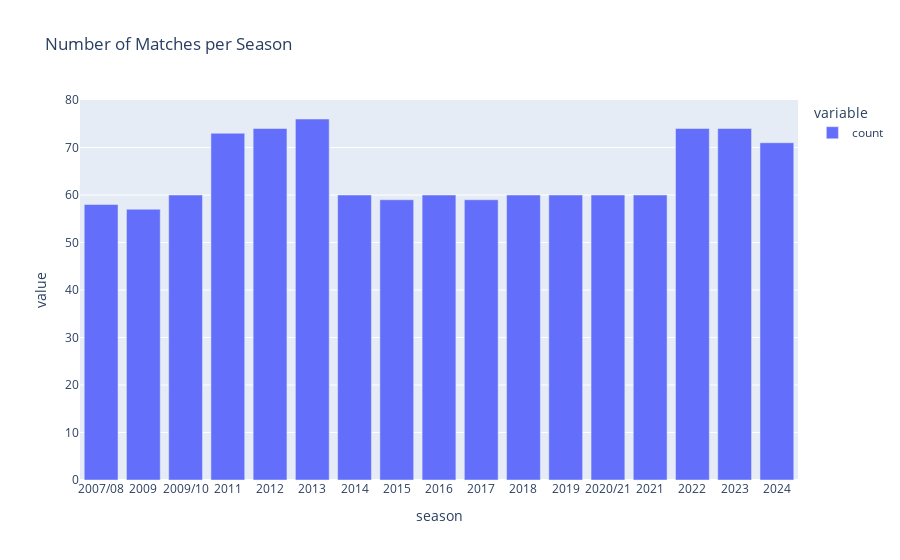

The cell this chart's notebook holds for it:
### Code cell
fig = px.bar(df['season'].value_counts().sort_index(), title='Number of Matches per Season')
fig.show()

### Figure 1 — Plotly figure (JSON) as saved in the notebook; plotly's stock layout.template omitted (floating-point values rounded to 4 significant figures)
{"data": [{"hovertemplate": "variable=count<br>season=%{x}<br>value=%{y}<extra></extra>", "legendgroup": "count", "marker": {"color": "#636efa", "pattern": {"shape": ""}}, "name": "count", "orientation": "v", "showlegend": true, "textposition": "auto", "type": "bar", "x": ["2007/08", "2009", "2009/10", "2011", "2012", "2013", "2014", "2015", "2016", "2017", "2018", "2019", "2020/21", "2021", "2022", "2023", "2024"], "xaxis": "x", "y": [58, 57, 60, 73, 74, 76, 60, 59, 60, 59, 60, 60, 60, 60, 74, 74, 71], "yaxis": "y"}], "layout": {"barmode": "relative", "legend": {"title": {"text": "variable"}, "tracegroupgap": 0}, "title": {"text": "Number of Matches per Season"}, "xaxis": {"anchor": "y", "domain": [0, 1], "title": {"text": "season"}}, "yaxis": {"anchor": "x", "domain": [0, 1], "title": {"text": "value"}}}}
